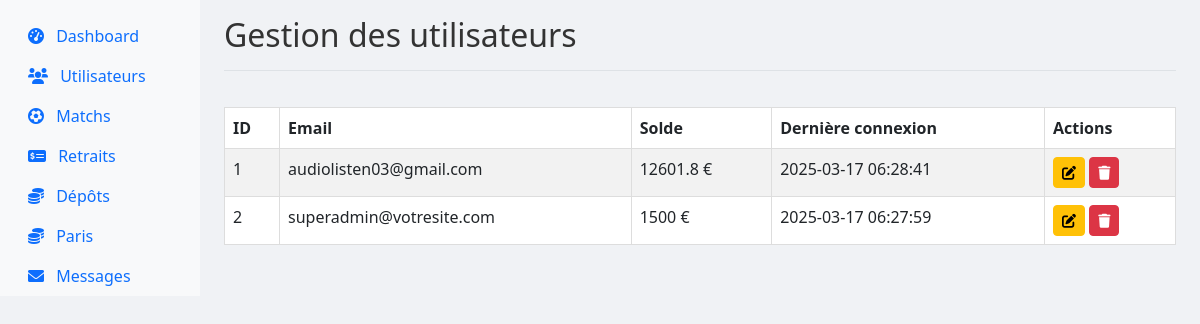
Page /superadmin.php?action=users (signed in) on the committed database.
### tables this page shows
CREATE TABLE `users` (
  `id` int(11) NOT NULL,
  `email` varchar(255) NOT NULL,
  `password` varchar(255) NOT NULL,
  `unique_id` varchar(255) NOT NULL,
  `account_type` enum('bronze','argent','or') NOT NULL DEFAULT 'bronze',
  `points` float NOT NULL DEFAULT 0,
  `last_login` datetime DEFAULT current_timestamp(),
  `referrals` int(11) NOT NULL DEFAULT 0,
  `role` varchar(50) NOT NULL DEFAULT 'user'
);

### superadmin.php (the view, shortened to what this page needs)
<?php
require 'includes/config.php';
$stmt = $pdo->prepare("SELECT * FROM users WHERE id = ?");
$stmt->execute([$_SESSION['user']]);
$action = $_GET['action'] ?? 'dashboard';
$users = $pdo->query("SELECT * FROM users")->fetchAll();
$totalUsers = count($users);
$pendingWithdrawals = $pdo->query("SELECT COUNT(*) FROM withdrawals WHERE status = 'pending'")->fetchColumn();
$pendingDeposits = $pdo->query("SELECT COUNT(*) FROM deposits WHERE status = 'pending'")->fetchColumn();
?>
<!DOCTYPE html>
<html lang="fr">
<head>
    <link href="https://cdn.jsdelivr.net/npm/bootstrap@5.3.0/dist/css/bootstrap.min.css" rel="stylesheet">
    <link rel="stylesheet" href="https://cdnjs.cloudflare.com/ajax/libs/font-awesome/6.0.0/css/all.min.css">
    <link rel="stylesheet" href="css/style.css">
</head>
<body>
    <div class="container-fluid">
        <div class="row">
            <nav class="col-md-3 col-lg-2 d-md-block bg-light sidebar">
                <div class="position-sticky pt-3">
                    <ul class="nav flex-column">
                        <li class="nav-item">
                            <a class="nav-link <?= $action === 'dashboard' ? 'active' : '' ?>" href="?action=dashboard">
                                <i class="fas fa-tachometer-alt me-2"></i> Dashboard
                            </a>
                        </li>
                        <li class="nav-item">
                            <a class="nav-link <?= $action === 'users' ? 'active' : '' ?>" href="?action=users">
                                <i class="fas fa-users me-2"></i> Utilisateurs
                            </a>
                        </li>
                        <li class="nav-item">
                            <a class="nav-link <?= $action === 'matches' ? 'active' : '' ?>" href="?action=matches">
                                <i class="fas fa-futbol me-2"></i> Matchs
                            </a>
                        </li>
                        <li class="nav-item">
                            <a class="nav-link <?= $action === 'withdrawals' ? 'active' : '' ?>" href="?action=withdrawals">
                                <i class="fas fa-money-check-alt me-2"></i> Retraits
                            </a>
                        </li>
                        <li class="nav-item">
                            <a class="nav-link <?= $action === 'deposits' ? 'active' : '' ?>" href="?action=deposits">
                                <i class="fas fa-coins me-2"></i> Dépôts
                            </a>
                        </li>
                        <li class="nav-item">
                            <a class="nav-link <?= $action === 'bets' ? 'active' : '' ?>" href="?action=bets">
                                 <i class="fas fa-coins me-2"></i> Paris
    </a>
                        </li>
                        <li class="nav-item">
                            <a class="nav-link <?= $action === 'messages' ? 'active' : '' ?>" href="?action=messages">
                                <i class="fas fa-envelope me-2"></i> Messages
                            </a>
                        </li>
                    </ul>
                </div>
            </nav>
            <main class="col-md-9 ms-sm-auto col-lg-10 px-md-4">
                <?php if($action === 'dashboard'): ?>
                    <div class="d-flex justify-content-between flex-wrap flex-md-nowrap align-items-center pt-3 pb-2 mb-3 border-bottom">
                        <h1 class="h2">Tableau de bord</h1>
                    </div>
                    <div class="row">
                        <div class="col-md-3">
                            <div class="card text-white bg-primary mb-3">
                                <div class="card-body">
                                    <h5 class="card-title">Utilisateurs</h5>
                                    <p class="card-text display-4"><?= $totalUsers ?></p>
                                </div>
                            </div>
                        </div>
                        <div class="col-md-3">
                            <div class="card text-white bg-warning mb-3">
                                <div class="card-body">
                                    <h5 class="card-title">Retraits en attente</h5>
                                    <p class="card-text display-4"><?= $pendingWithdrawals ?></p>
                                </div>
                            </div>
                        </div>
                        <div class="col-md-3">
                            <div class="card text-white bg-success mb-3">
                                <div class="card-body">
                                    <h5 class="card-title">Dépôts en attente</h5>
                                    <p class="card-text display-4"><?= $pendingDeposits ?></p>
                                </div>
                            </div>
                        </div>
                    </div>
                <?php elseif($action === 'users'): ?>
                    <div class="d-flex justify-content-between flex-wrap flex-md-nowrap align-items-center pt-3 pb-2 mb-3 border-bottom">
                        <h1 class="h2">Gestion des utilisateurs</h1>
                    </div>
                    <div class="table-responsive">
                        <table class="table table-striped">
                            <thead>
                                <tr>
                                    <th>ID</th>
                                    <th>Email</th>
                                    <th>Solde</th>
                                    <th>Dernière connexion</th>
                                    <th>Actions</th>
                                </tr>
                            </thead>
                            <tbody>
                                <?php foreach($users as $user): ?>
                                <tr>
                                    <td><?= $user['id'] ?></td>
                                    <td><?= htmlspecialchars($user['email']) ?></td>
                                    <td><?= $user['points'] ?> €</td>
                                    <td><?= $user['last_login'] ?></td>
                                    <td>
                                        <a href="edit_user.php?id=<?= $user['id'] ?>" class="btn btn-sm btn-warning">
                                            <i class="fas fa-edit"></i>
                                        </a>
                                        <a href="delete_user.php?id=<?= $user['id'] ?>"
                                           class="btn btn-sm btn-danger"
                                           onclick="return confirm('Supprimer définitivement cet utilisateur ?')">
                                            <i class="fas fa-trash"></i>
                                        </a>
                                    </td>
                                </tr>
                                <?php endforeach; ?>
                            </tbody>
                        </table>
                    </div>
                <?php endif; ?>
            </main>
        </div>
    </div>
</body>
</html>

### css/style.css (style rules this page uses)
body { font-family: 'Segoe UI', Tahoma, Geneva, Verdana, sans-serif; background-color: #f0f2f5; color: #333; margin: 0; padding: 0; }
table { width: 100%; border-collapse: collapse; margin-top: 20px; }
table, th, td { border: 1px solid #ddd; }
th, td { padding: 12px; text-align: left; }
th { background-color: #0066cc; color: #fff; }

### rows in the picture
users: id "1", email "audiolisten03@gmail.com", points "12601.8", last_login "2025-03-17 06:28:41"
users: id "2", email "superadmin@votresite.com", points "1500", last_login "2025-03-17 06:27:59"
